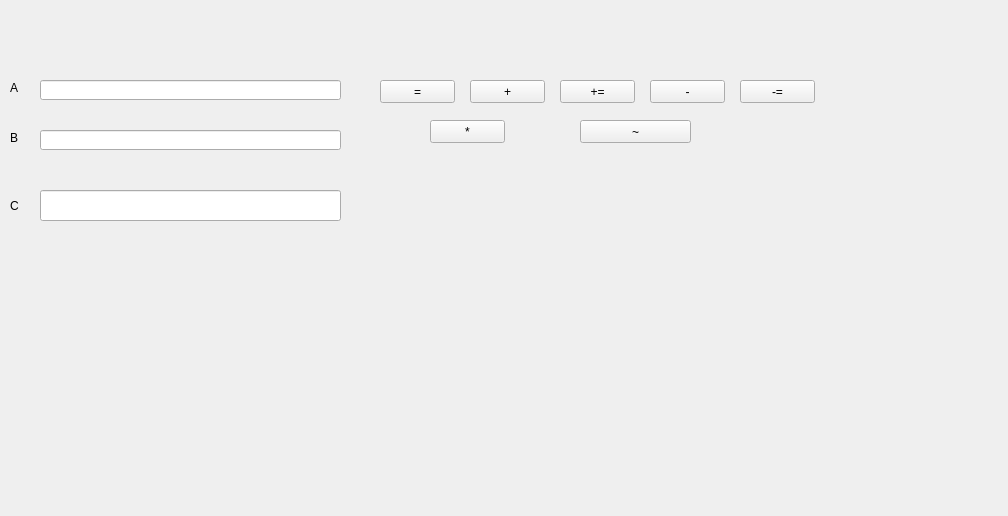
<?xml version="1.0" encoding="UTF-8"?>
<ui version="4.0">
 <class>InterFace</class>
 <widget class="QWidget" name="InterFace">
  <property name="geometry">
   <rect>
    <x>0</x>
    <y>0</y>
    <width>1008</width>
    <height>516</height>
   </rect>
  </property>
  <property name="windowTitle">
   <string>InterFace</string>
  </property>
  <widget class="QPushButton" name="pushButton">
   <property name="geometry">
    <rect>
     <x>380</x>
     <y>80</y>
     <width>75</width>
     <height>23</height>
    </rect>
   </property>
   <property name="text">
    <string>=</string>
   </property>
  </widget>
  <widget class="QPushButton" name="pushButton_2">
   <property name="geometry">
    <rect>
     <x>470</x>
     <y>80</y>
     <width>75</width>
     <height>23</height>
    </rect>
   </property>
   <property name="text">
    <string>+</string>
   </property>
  </widget>
  <widget class="QPushButton" name="pushButton_3">
   <property name="geometry">
    <rect>
     <x>560</x>
     <y>80</y>
     <width>75</width>
     <height>23</height>
    </rect>
   </property>
   <property name="text">
    <string>+=</string>
   </property>
  </widget>
  <widget class="QPushButton" name="pushButton_4">
   <property name="geometry">
    <rect>
     <x>740</x>
     <y>80</y>
     <width>75</width>
     <height>23</height>
    </rect>
   </property>
   <property name="text">
    <string>-=</string>
   </property>
  </widget>
  <widget class="QPushButton" name="pushButton_5">
   <property name="geometry">
    <rect>
     <x>650</x>
     <y>80</y>
     <width>75</width>
     <height>23</height>
    </rect>
   </property>
   <property name="text">
    <string>-</string>
   </property>
  </widget>
  <widget class="QPushButton" name="pushButton_6">
   <property name="geometry">
    <rect>
     <x>430</x>
     <y>120</y>
     <width>75</width>
     <height>23</height>
    </rect>
   </property>
   <property name="text">
    <string>*</string>
   </property>
  </widget>
  <widget class="QPushButton" name="pushButton_7">
   <property name="geometry">
    <rect>
     <x>580</x>
     <y>120</y>
     <width>111</width>
     <height>23</height>
    </rect>
   </property>
   <property name="text">
    <string>~</string>
   </property>
  </widget>
  <widget class="QLineEdit" name="A">
   <property name="geometry">
    <rect>
     <x>40</x>
     <y>80</y>
     <width>301</width>
     <height>20</height>
    </rect>
   </property>
  </widget>
  <widget class="QLineEdit" name="B">
   <property name="geometry">
    <rect>
     <x>40</x>
     <y>130</y>
     <width>301</width>
     <height>20</height>
    </rect>
   </property>
  </widget>
  <widget class="QLineEdit" name="lineEdit_3">
   <property name="enabled">
    <bool>true</bool>
   </property>
   <property name="geometry">
    <rect>
     <x>40</x>
     <y>190</y>
     <width>301</width>
     <height>31</height>
    </rect>
   </property>
  </widget>
  <widget class="QLabel" name="label">
   <property name="geometry">
    <rect>
     <x>10</x>
     <y>80</y>
     <width>21</width>
     <height>16</height>
    </rect>
   </property>
   <property name="text">
    <string>A</string>
   </property>
  </widget>
  <widget class="QLabel" name="label_2">
   <property name="geometry">
    <rect>
     <x>10</x>
     <y>130</y>
     <width>21</width>
     <height>16</height>
    </rect>
   </property>
   <property name="text">
    <string>B</string>
   </property>
  </widget>
  <widget class="QLabel" name="label_3">
   <property name="geometry">
    <rect>
     <x>10</x>
     <y>190</y>
     <width>21</width>
     <height>31</height>
    </rect>
   </property>
   <property name="text">
    <string>C</string>
   </property>
  </widget>
 </widget>
 <layoutdefault spacing="6" margin="11"/>
 <resources/>
 <connections/>
</ui>
